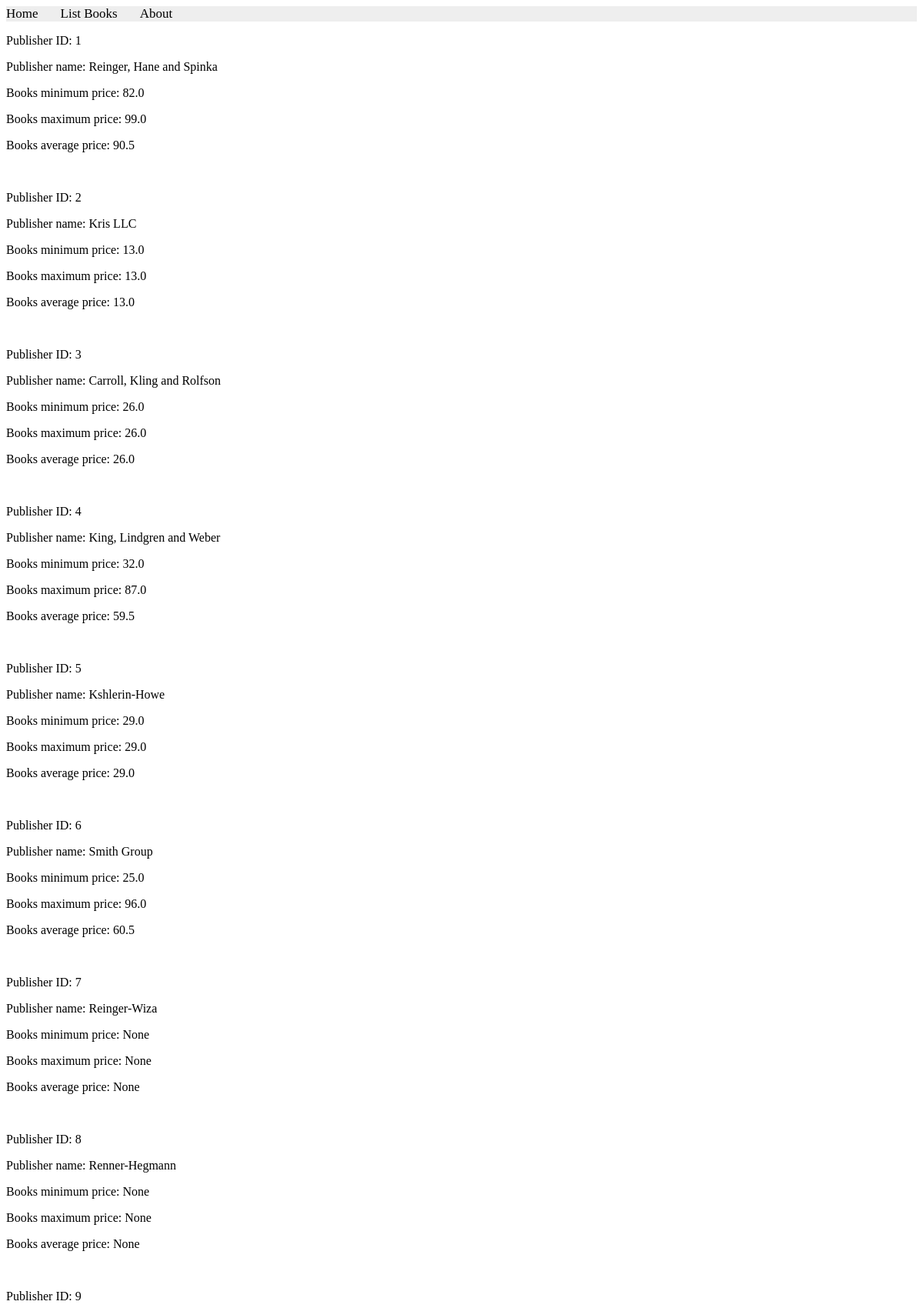
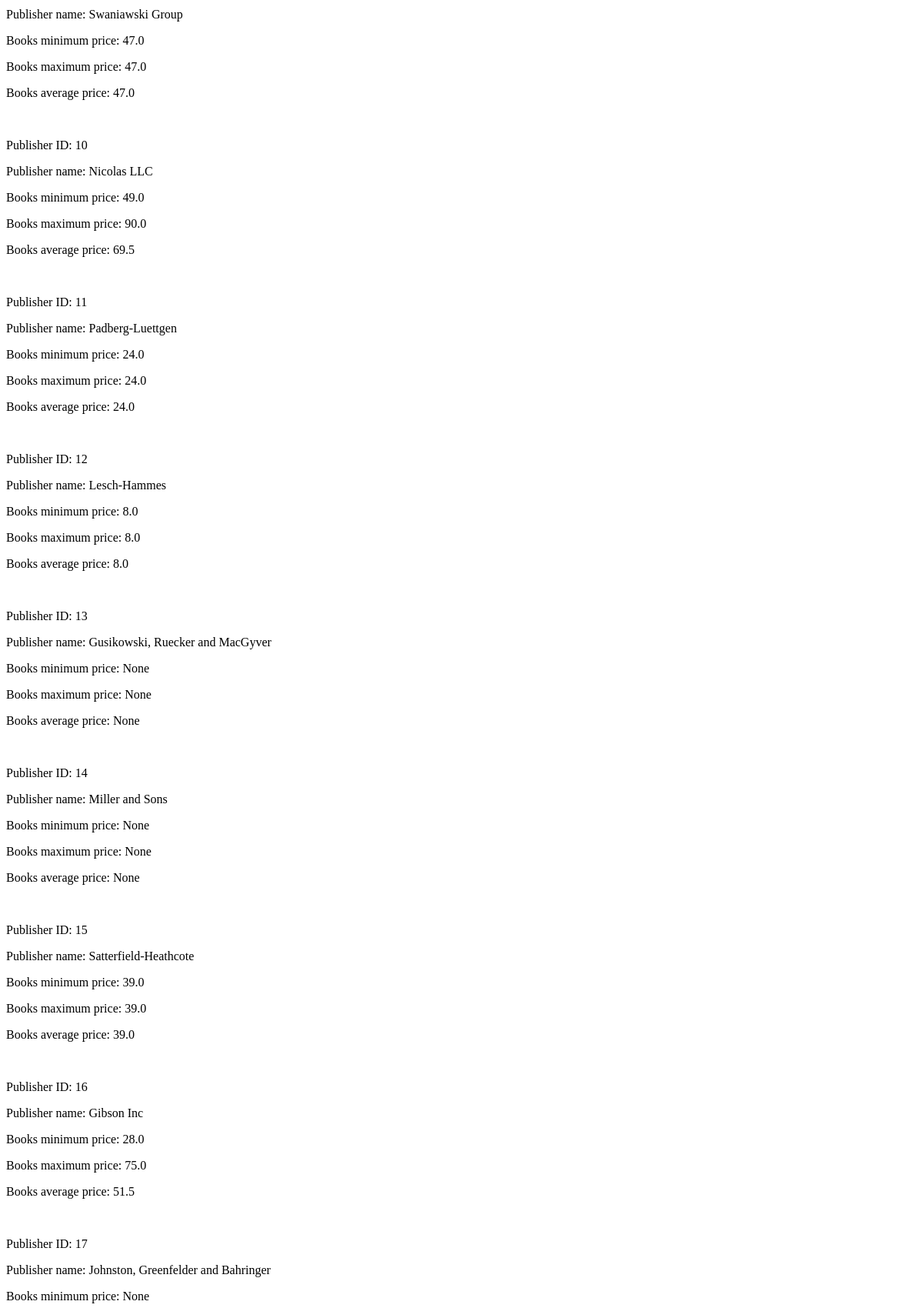
/books/lab9/task4/ (upper part), run on the app's committed database (2 pictures, top to bottom).
### apps/bookmodule/models.py (models this page shows)
class Publisher(models.Model):
    name = models.CharField(max_length=200)
    location = models.CharField(max_length=300)

### apps/bookmodule/views.py (the view)
# urls.py: path('lab9/task4/', views.l9t4, name="books.l9t4"),
def l9t4(request):
    objs = Publisher.objects.annotate(
        avg_price=Avg('book__price'),
        min_price=Min('book__price'),
        max_price=Max('book__price')
    )
    return render(request, 'bookmodule/task4.html', {'objs': objs})

### apps/templates/bookmodule/task4.html (shortened to what this page needs)
{% extends "layouts/base.html" %}
{% load static %}
{% block content %}
{% for obj in objs %}
  <p>Publisher ID: {{ obj.id }}</p>
  <p>Publisher name: {{ obj.name }}</p>
  <p>Books minimum price: {{ obj.min_price }}</p>
  <p>Books maximum price: {{ obj.max_price }}</p>
  <p>Books average price: {{ obj.avg_price }}</p>
  <br>
{% endfor %}
{% endblock content %}

### data on the page
Publisher: id "1", name "Reinger, Hane and Spinka", min_price "82.0", max_price "99.0", avg_price "90.5"
Publisher: id "2", name "Kris LLC", min_price "13.0", max_price "13.0", avg_price "13.0"
Publisher: id "3", name "Carroll, Kling and Rolfson", min_price "26.0", max_price "26.0", avg_price "26.0"
Publisher: id "4", name "King, Lindgren and Weber", min_price "32.0", max_price "87.0", avg_price "59.5"
Publisher: id "5", name "Kshlerin-Howe", min_price "29.0", max_price "29.0", avg_price "29.0"
Publisher: id "6", name "Smith Group", min_price "25.0", max_price "96.0", avg_price "60.5"
Publisher: id "7", name "Reinger-Wiza", min_price "None", max_price "None", avg_price "None"
Publisher: id "8", name "Renner-Hegmann", min_price "None", max_price "None", avg_price "None"
Publisher: id "9", name "Swaniawski Group", min_price "47.0", max_price "47.0", avg_price "47.0"
Publisher: id "10", name "Nicolas LLC", min_price "49.0", max_price "90.0", avg_price "69.5"
Publisher: id "11", name "Padberg-Luettgen", min_price "24.0", max_price "24.0", avg_price "24.0"
Publisher: id "12", name "Lesch-Hammes", min_price "8.0", max_price "8.0", avg_price "8.0"
Publisher: id "13", name "Gusikowski, Ruecker and MacGyver", min_price "None", max_price "None", avg_price "None"
Publisher: id "14", name "Miller and Sons", min_price "None", max_price "None", avg_price "None"
Publisher: id "15", name "Satterfield-Heathcote", min_price "39.0", max_price "39.0", avg_price "39.0"
Publisher: id "16", name "Gibson Inc", min_price "28.0", max_price "75.0", avg_price "51.5"
Publisher: id "17", name "Johnston, Greenfelder and Bahringer", min_price "None"
